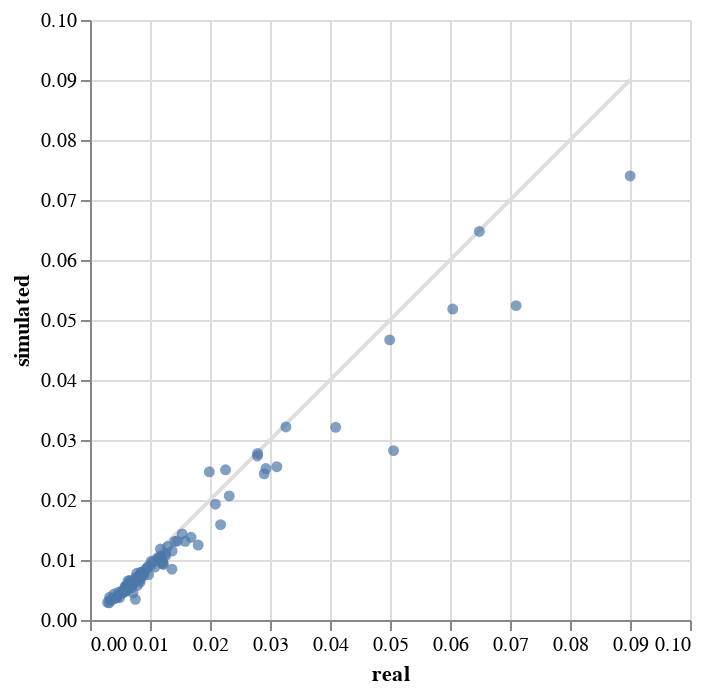

Notebook code for this chart:
### Code cell
compare_standard_deviation(example_sce, samples, log_relative)

### Figure 1 — Vega-Lite specification as saved in the notebook (floating-point values rounded to 4 significant figures)
{"config": {"view": {"continuousWidth": 300, "continuousHeight": 300}}, "layer": [{"data": {"name": "data-de7380ca2d72d5af09db7b8bdfce094f"}, "mark": {"type": "line", "color": "#dedede"}, "encoding": {"x": {"field": "real", "type": "quantitative"}, "y": {"field": "simulated", "type": "quantitative"}}}, {"data": {"name": "data-4aef0523f3b73f0af5b9491d90c7e979"}, "mark": {"type": "circle"}, "encoding": {"x": {"field": "real", "type": "quantitative"}, "y": {"field": "simulated", "type": "quantitative"}}}], "$schema": "https://vega.github.io/schema/vega-lite/v5.20.1.json", "datasets": {"data-de7380ca2d72d5af09db7b8bdfce094f": [{"real": 0.002936, "simulated": 0.002936}, {"real": 0.09003, "simulated": 0.09003}], "data-4aef0523f3b73f0af5b9491d90c7e979": [{"real": 0.09003, "simulated": 0.074}, {"real": 0.07102, "simulated": 0.0524}, {"real": 0.06045, "simulated": 0.05182}, {"real": 0.03265, "simulated": 0.03217}, {"real": 0.0649, "simulated": 0.06477}, {"real": 0.02932, "simulated": 0.02524}, {"real": 0.04095, "simulated": 0.03212}, {"real": 0.05058, "simulated": 0.02823}, {"real": 0.01989, "simulated": 0.0247}, {"real": 0.02258, "simulated": 0.02503}, {"real": 0.02795, "simulated": 0.02775}, {"real": 0.04995, "simulated": 0.04668}, {"real": 0.01684, "simulated": 0.01379}, {"real": 0.0279, "simulated": 0.02735}, {"real": 0.03114, "simulated": 0.02555}, {"real": 0.01203, "simulated": 0.009778}, {"real": 0.009667, "simulated": 0.008877}, {"real": 0.01223, "simulated": 0.009256}, {"real": 0.0126, "simulated": 0.01071}, {"real": 0.02177, "simulated": 0.01589}, {"real": 0.01259, "simulated": 0.01112}, {"real": 0.01205, "simulated": 0.009388}, {"real": 0.01536, "simulated": 0.01434}, {"real": 0.0209, "simulated": 0.01929}, {"real": 0.02321, "simulated": 0.02067}, {"real": 0.01366, "simulated": 0.008471}, {"real": 0.01173, "simulated": 0.01182}, {"real": 0.009217, "simulated": 0.0083}, {"real": 0.01412, "simulated": 0.01309}, {"real": 0.005906, "simulated": 0.005476}, {"real": 0.008365, "simulated": 0.006974}, {"real": 0.006946, "simulated": 0.006384}, {"real": 0.00836, "simulated": 0.00673}, {"real": 0.01213, "simulated": 0.009611}, {"real": 0.006012, "simulated": 0.004854}, {"real": 0.00698, "simulated": 0.006098}, {"real": 0.0119, "simulated": 0.01066}, {"real": 0.01296, "simulated": 0.01227}, {"real": 0.00574, "simulated": 0.004972}, {"real": 0.02903, "simulated": 0.02437}, {"real": 0.0102, "simulated": 0.009789}, {"real": 0.008482, "simulated": 0.007951}, {"real": 0.007878, "simulated": 0.00577}, {"real": 0.01156, "simulated": 0.0103}, {"real": 0.0108, "simulated": 0.008826}, {"real": 0.006009, "simulated": 0.005054}, {"real": 0.01124, "simulated": 0.01031}, {"real": 0.008528, "simulated": 0.007925}, {"real": 0.003258, "simulated": 0.003787}, {"real": 0.009766, "simulated": 0.007577}, {"real": 0.004439, "simulated": 0.003723}, {"real": 0.01455, "simulated": 0.01316}, {"real": 0.01167, "simulated": 0.01043}, {"real": 0.01015, "simulated": 0.009167}, {"real": 0.00779, "simulated": 0.007783}, {"real": 0.01369, "simulated": 0.01149}, {"real": 0.01066, "simulated": 0.009762}, {"real": 0.005547, "simulated": 0.004981}, {"real": 0.003446, "simulated": 0.003241}, {"real": 0.006602, "simulated": 0.006568}, {"real": 0.007077, "simulated": 0.005854}, {"real": 0.01803, "simulated": 0.01249}, {"real": 0.006304, "simulated": 0.005896}, {"real": 0.005891, "simulated": 0.005656}, {"real": 0.005422, "simulated": 0.004519}, {"real": 0.008017, "simulated": 0.007177}, {"real": 0.008213, "simulated": 0.007322}, {"real": 0.008943, "simulated": 0.007444}, {"real": 0.008817, "simulated": 0.00772}, {"real": 0.004933, "simulated": 0.003712}, {"real": 0.0043, "simulated": 0.003691}, {"real": 0.006018, "simulated": 0.005584}, {"real": 0.008479, "simulated": 0.007236}, {"real": 0.002936, "simulated": 0.00292}, {"real": 0.005623, "simulated": 0.004753}, {"real": 0.003388, "simulated": 0.003335}, {"real": 0.007563, "simulated": 0.003441}, {"real": 0.005311, "simulated": 0.004718}, {"real": 0.004438, "simulated": 0.003875}, {"real": 0.006523, "simulated": 0.00527}, {"real": 0.005472, "simulated": 0.004551}, {"real": 0.00429, "simulated": 0.003795}, {"real": 0.006959, "simulated": 0.005447}, {"real": 0.007172, "simulated": 0.004529}, {"real": 0.008345, "simulated": 0.006326}, {"real": 0.004176, "simulated": 0.0037}, {"real": 0.01588, "simulated": 0.01312}, {"real": 0.003203, "simulated": 0.002865}, {"real": 0.004095, "simulated": 0.003594}, {"real": 0.007477, "simulated": 0.006505}, {"real": 0.006477, "simulated": 0.005339}, {"real": 0.005554, "simulated": 0.004902}, {"real": 0.009496, "simulated": 0.008601}, {"real": 0.00635, "simulated": 0.006501}, {"real": 0.004752, "simulated": 0.004609}, {"real": 0.005788, "simulated": 0.004738}, {"real": 0.007621, "simulated": 0.00706}, {"real": 0.006893, "simulated": 0.006385}, {"real": 0.004013, "simulated": 0.004317}, {"real": 0.005891, "simulated": 0.005263}]}}
